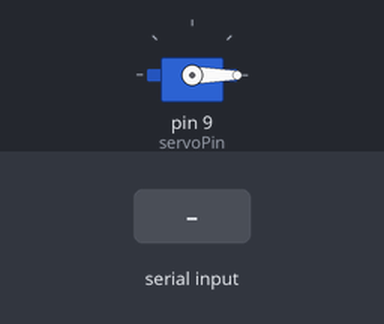
Simulated run of this sketch. Board: Arduino Uno, built with avr-gcc and run on an emulated ATmega328P. Parts: servo. The test bench sets the inputs (shaded band).

Above: at 1.2 s.
1.3 s: "90,45\n" received over Serial
At 2.1 s:
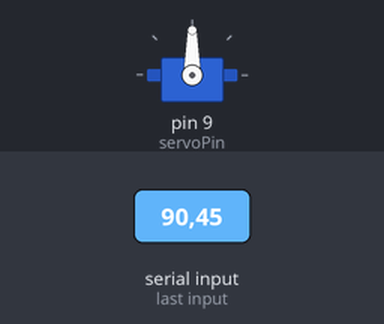
3.8 s: "30,150\n" received over Serial
At 4.2 s:
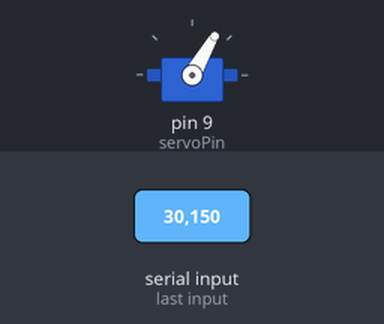
Timing chart, 0 to 6.8 s (numbered marks = the images above; inputs shaded):
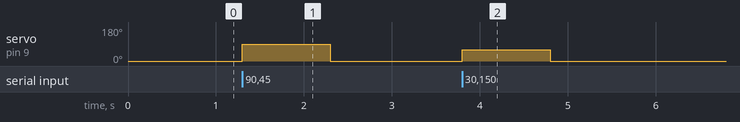

Measured:
- after the input at 1.3 s, servo on pin 9 (servoPin): 0° → 90° at once, → 0° 1.0 s later
- after the input at 3.8 s, servo on pin 9 (servoPin): 0° → 60° at once, → 0° 1.0 s later

The sketch:

robot_talk.ino
```cpp
#include <Servo.h>

Servo mouthServo;
int servoPin = 9;

void setup() {
  // Start the USB Serial connection at high speed
  Serial.begin(115200);

  mouthServo.attach(servoPin);
  mouthServo.write(0);
}

void loop() {
  if (Serial.available() > 0) {
    int angle = Serial.parseInt();

    if (angle >= 0 && angle <= 90) {
      mouthServo.write(angle*2);
    }
  }
}
```
